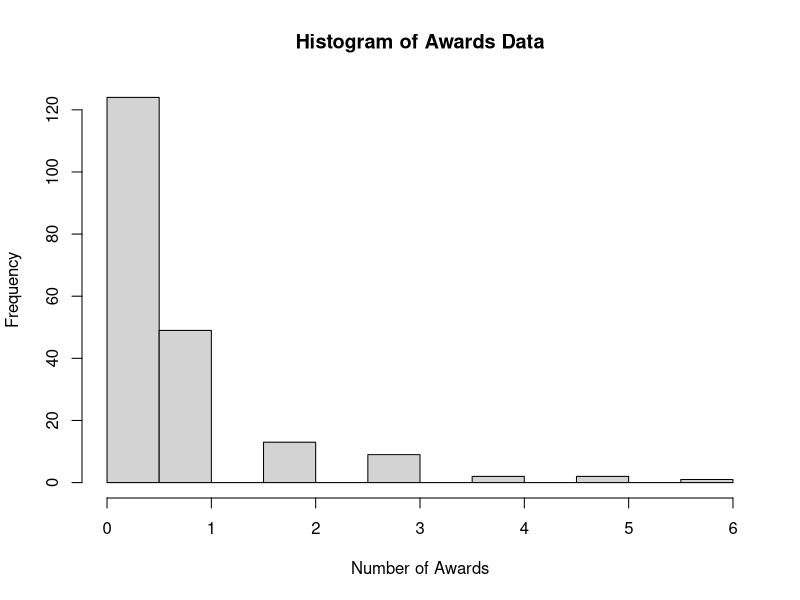
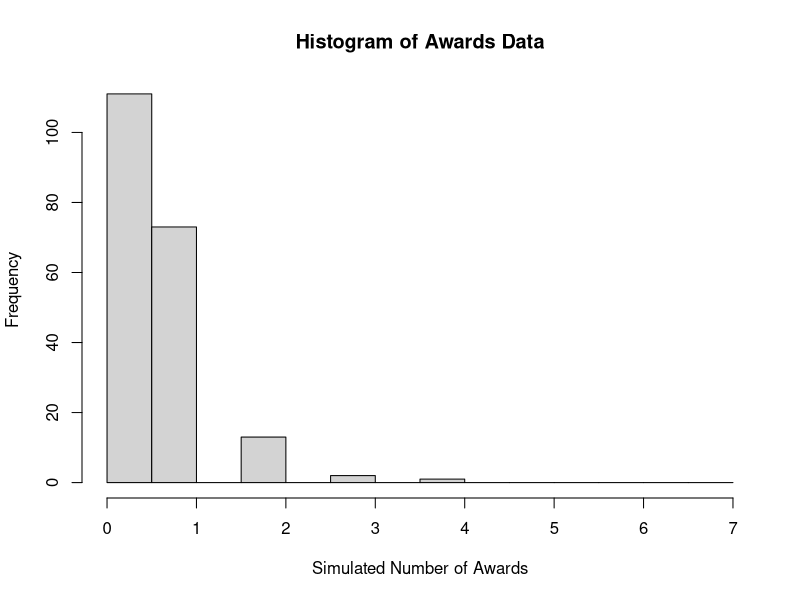
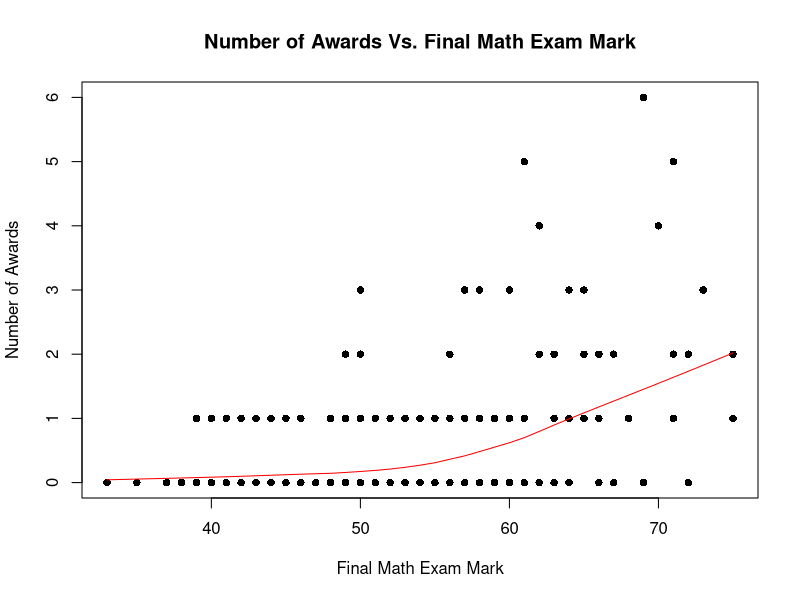
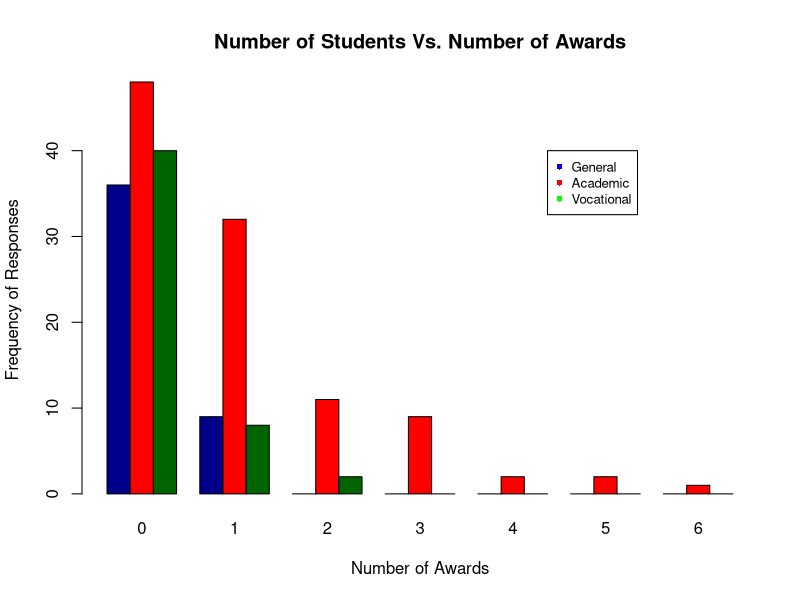
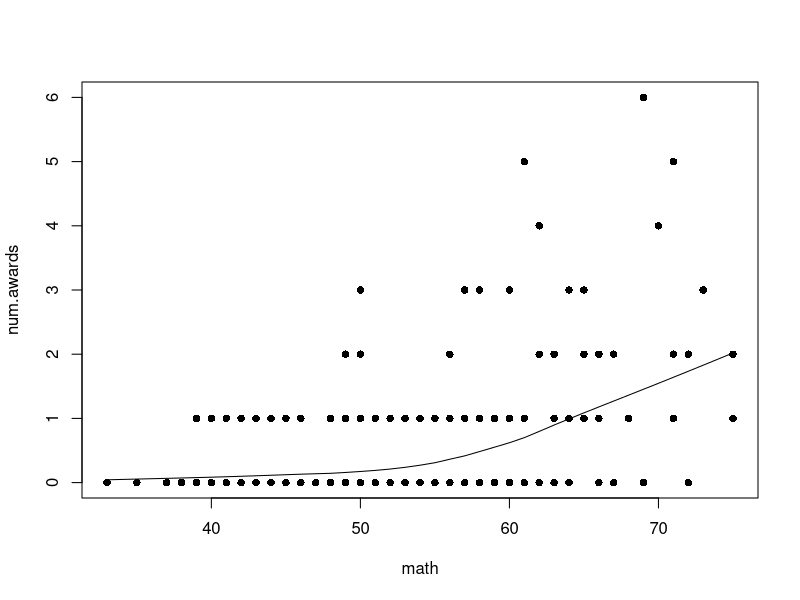
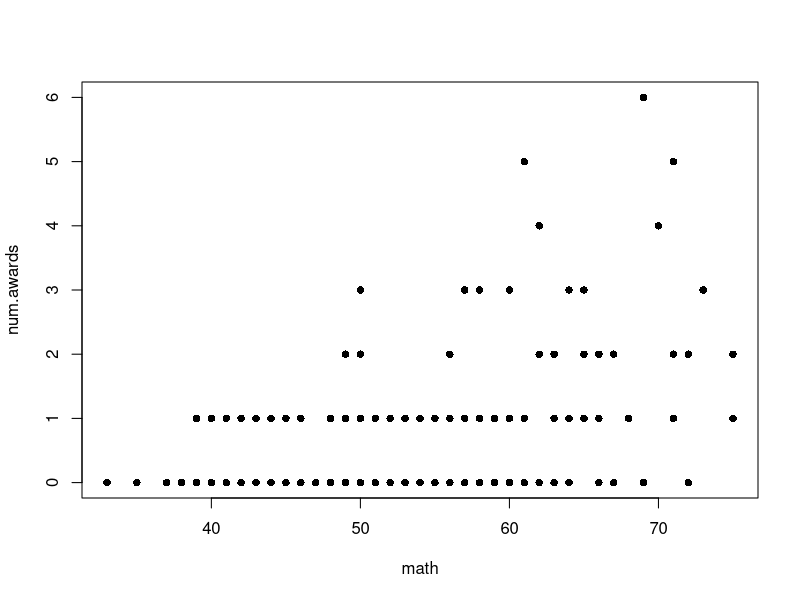
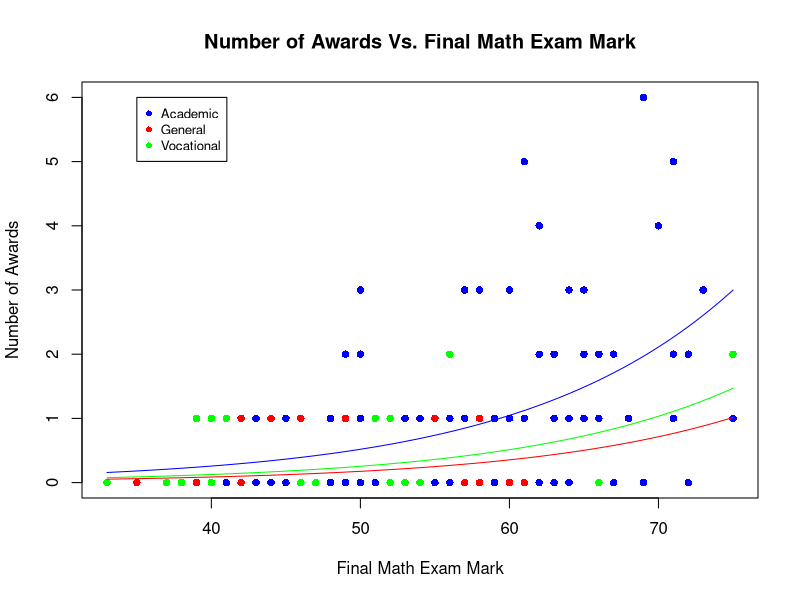

Reproduce these figures in R, in order.
###################################
# ASSIGNMENT 9 - POISSON REGRESSION
# Instructor: Martha Essak
# Gurpal Bisra
# Student Number: 69295061 
# Nov. 21, 2016
###################################

# 1. What are your predictions (with explanation) regarding the relationships between explanatory variables and the response variable? (1 mark)

#----------------------------------------------------------------------------------------------

######################
# IMPORT DATA
######################

# 2. Import the data and change program to a factor using the factor command (change the labels to make them more informative).

mydata <- read.csv("awards_data.csv", header=TRUE)

str(mydata)
# > str(mydata)
# 'data.frame':	200 obs. of  4 variables:
# $ id        : int  1 2 3 4 5 6 7 8 9 10 ...
# $ num.awards: int  0 0 0 1 1 0 1 0 0 1 ...
# $ prog      : int  3 3 2 2 2 2 2 2 3 1 ...
# $ math      : int  40 33 48 41 43 46 59 52 52 49 ...

mydata$program <- as.factor(mydata$prog)
str(mydata)
# 'data.frame':	200 obs. of  5 variables:
# $ id        : int  1 2 3 4 5 6 7 8 9 10 ...
# $ num.awards: int  0 0 0 1 1 0 1 0 0 1 ...
# $ prog      : int  3 3 2 2 2 2 2 2 3 1 ...
# $ math      : int  40 33 48 41 43 46 59 52 52 49 ...
# $ program   : Factor w/ 3 levels "1","2","3": 3 3 2 2 2 2 2 2 3 1 ... 

#----------------------------------------------------------------------------------------------

# 3. Create a histogram of the responses. Do you think this follows a Poisson distribution? Why or why not? (1 mark)

# response variable
hist(mydata$num.awards, main = "Histogram of Awards Data", xlab="Number of Awards", ylab="Frequency")

# Do you think the data follows a Poisson distribution?

# You could simulate data that follows a Poisson distribution to check.
mean(mydata$num.awards) # 0.63
nrow(mydata) # 200
# have 200 observations

# now, simulate data to see if histogram is Poisson
poisson.sim.data <- rpois(200, 0.63)
hist(poisson.sim.data, breaks=seq(0, 7, by=0.5), ylim=c(0,110), main = "Histogram of Awards Data", xlab="Simulated Number of Awards", ylab="Frequency")

# now, fewer zeros
# more values in middle
# not perfect poisson distribution, was randomly generated (changes each time)
# gives idea of what our data should look like
# now, looks right-skewed, but variance might be larger than mean so use goodness of fit

# For our data, is the mean equal to the variance?
var(mydata$num.awards) # 1.108643

#----------------------------------------------------------------------------------------------

######################
# DATA VISUALIZATION
######################

# 4. Create a scatterplot of the response variable against the continuous explanatory variable with a lowess line. Does this indicate that math score would be a good explanatory variable? (1 mark)

# What is the potential relationship between carapace width and satellite males?
plot(num.awards ~ math, data=mydata, pch=16, main = "Number of Awards Vs. Final Math Exam Mark", xlab="Final Math Exam Mark", ylab="Number of Awards")
lines(lowess(mydata$math, mydata$num.awards, delta = 0.1), col = "red")
# higher math marks indicate higher number of awards
# since the data is scattered, it seems as though it's hard to conclude the math score is a good explanatory variable
# it would be difficult to create a MLR as the assumptions would be hard to meet

#----------------------------------------------------------------------------------------------

# 5. Create a grouped bar plot that shows the frequency of different responses, grouped by program. Does it look like each category level follows a Poisson distribution? In the caption, explain how each category level is represented on the graph. (1 mark)

# Plot the response variable against program (a categorical variable)

barplot(table(mydata$program, mydata$num.awards), beside=TRUE, col=c("darkblue","red", "darkgreen"), main = "Number of Students Vs. Number of Awards", xlab="Number of Awards", ylab="Frequency of Responses")
legend(20, 40, legend=c("General", "Academic", "Vocational"),
       col=c("Blue", "Red", "Green"), pch=16:16, cex=0.8)
# yes, the response variable against the programs (i.e. 1, 2, 3) do appear as Poission distributions.

#----------------------------------------------------------------------------------------------

# 6. What is the mean of awards received per student for the different programs (general, academic, vocational)? Use the tapply function for this. Does this indicate that program would be a good explanatory variable? (0.5 marks)

tapply(mydata$num.awards, mydata$program, mean)
# 1    2    3 
# 0.20 1.00 0.24 

prog.means <- tapply(mydata$num.awards, mydata$prog, FUN = "mean")
prog.means

# yes, it would be a good explanatory variable because academic is expected to be the highest

#----------------------------------------------------------------------------------------------

# 7. Fit a null model. What is the value of the intercept? Backtransform this value using the appropriate backtransformation for Poisson regression. What does this value represent? (0.5 marks)

###############
# MODELS
###############

# null model
mean(mydata$num.awards) # 0.63

z.null <- glm(num.awards ~ 1, data=mydata, family="poisson"(link="log"))
summary(z.null)

# intercept = -0.46204
exp(-0.46204) # 0.6299971

# the value represents the mean value of the null model given the num.awards
# the vaule is ~ the mean of num.awards

#----------------------------------------------------------------------------------------------

# 8. Fit a model with math score as the explanatory variable (Model A). Test the significance of the regression using a likelihood ratio test (include all four steps of your hypothesis test). Write the full calculation for the likelihood ratio test statistic (based on log likelihood values from R). (1 mark)

# create a model using math score
plot(num.awards ~ math, data=mydata, pch=16)
lines(lowess(mydata$math, mydata$num.awards))

z.1 <- glm(num.awards ~ math, data=mydata, family="poisson"(link="log"))
summary(z.1)
# here, see the residual variance and dfs****

# test the significance of the model (compare to null model)
anova(z.1, z.null, test="Chi")
# p = 2.2e-16
# significant, so better than null model, so candidate of x possible

# Step 1:
# H0: No difference between the two models (restriction is justified -> use simpler model)
# H1: The two models have significantly different likelihoods (restriction is not justified -> use more complex model)

# Step 2: Calculate the G-statistic
-2*(logLik(z.null)-logLik(z.1))
# 'log Lik.' 83.65093 (df=1)

# Step 3: Compare the Chi-statistic
# p-value = 2.2e-16 < a = 0.05
# X^1(1,1-0.05) = 3.84 < G = 83.65093

# Step 4: Therefore, the regression is significant. Iw ill reject the null hypothesis and so go with the more complex model which includes math marks as an explanatory variable. 

#----------------------------------------------------------------------------------------------

# 9. Fit a model with math score and program as explanatory variables (Model B); include the interaction term. Test the significance of the regression using a likelihood ratio test. Test the significance of the regression using a likelihood ratio test (include all four steps of your hypothesis test). Write the full calculation for the likelihood ratio test statistic (based on log likelihood values from R). (1 mark)

z.2 <- glm(num.awards ~ math + program + math*program, data=mydata, family="poisson"(link="log"))
summary(z.2)
# here, see the residual variance and dfs****

# test the significance of the model (compare to null model)
anova(z.2, z.null, test="Chi")
# p = 2.2e-16
# significant, so better than null model, so candidate of x possible

# Step 1: Hypothesis
# H0: No difference between the two models (restriction is justified -> use simpler model)
# H1: The two models have significantly different likelihoods (restriction is not justified -> use more complex model)

# Step 2: Calculate the G-statistic
-2*(logLik(z.null)-logLik(z.2))
# 'log Lik.' 98.57062 (df=1)

# Step 3: Compare the Chi-statistic
# p-value = 2.2e-16 < a = 0.05
# X^1(3,1-0.05) = 7.81 < G = 98.57062

# Step 4: Therefore, the regression is significant. Iw ill reject the null hypothesis and so go with the more complex model which includes math marks, one's program type, and the interaction between math and one's program type as the explanatory variable.s 

#----------------------------------------------------------------------------------------------

# 10. Test each variable in Model B using likelihood ratio tests (include all four steps of your hypothesis test). Write the full calculation for the likelihood ratio test statistic (based on log likelihood values from R). What do you conclude about the explanatory variables in Model B? Is model B a good model? (2 marks)

# z.1 <- glm(num.awards ~ math, data=mydata, family="poisson"(link="log"))
# y = bo + b1*math  (df = 1)
# z.2 <- glm(num.awards ~ math + program + math*program, data=mydata, family="poisson"(link="log"))
# y = bo + b1*prog.1 + b2*prog.2 + b3*math + b4*prog.1*math + b5*prog.2*math    (df = 5)
#           x1 x2
# level 3   1  0
# level 2   0  1
# level 1   0  0  
z.3 <- glm(num.awards ~ program, data=mydata, family="poisson"(link="log"))
# y = bo + b1*prog.1 + b2*prog.2    (df = 3)

### COMPARING MODELS 1 AND 2

# HO: No difference between the two models (restriction is justified so use simpler model)
# H1: The two models have significantly different likelihoods (restriction is not justified os use more complex model)

# Step 2: Calculate G-statistic
-2*(logLik(z.1)-logLik(z.2))
# 'log Lik.' 14.91968

# Step 3: Compare to Chi-statistic
anova(z.2, z.1, test="Chi")
# p-value = 0.004871) < (a = 0.05) 
# (X^2,4,1-a) = 9.49 < 14.91968

# Step 4: Therefore, the more complex model is significantly better. I reject the null hypothesis and the so go with more complex model which includes the variable math mark in model.

### COMPARING MODELS 3 AND 2

# Step 1: Hypothesis
# H0: No difference between the two models (restriction is justified so use simpler model)
# H1: The two models have significantly different likelihoods (restriction is not justified so use more complex model)

# Step 2: Calculate G-statistic
-2*(logLik(z.3)-logLik(z.2))
# 'log Lik.' 45.35836 (df=3)
# the df carried over so you cannot predict the df value, so ignore this df
# still just count the number of terms you drop

# Step 3: Compare to Chi-statistic 
anova(z.2, z.3, test="Chi")
# p-value = 0.004871) < (a = 0.05) 
# (X^2,3,1-a) = 7.81 < 45.35836

# Step 4: Therefore, the more complex model is significantly better. I reject the null hypothesis and the so go with more complex model which includes the variable program in model.

#----------------------------------------------------------------------------------------------

# 11. Fit a model with math score and program as explanatory variables excluding the interaction term (Model C). Test the significance of the interaction term using a likelihood ratio test comparing model B and C. (1 mark)

z.4 <- glm(num.awards ~ math + program, data=mydata, family="poisson"(link="log"))
# y = bo + b1*prog.1 + b2*prog.2 + b3*math (df = 3)
#           x1 x2
# level 3   1  0
# level 2   0  1
# level 1   0  0  

### COMPARING MODELS 4 AND 2

# Step 1: Hypothesis
# H0: No difference between the two models (restriction is justified so use simpler model)
# H1: The two models have significantly different likelihoods (restriction is not justified so use more complex model)

# Step 2: Calculate G-statistic
-2*(logLik(z.4)-logLik(z.2))
# 'log Lik.' 0.3480014 (df=4)
# the df carried over so you cannot predict the df value, so ignore this df
# still just count the number of terms you drop

# Step 3: Compare to Chi-statistic 
anova(z.2, z.4, test="Chi")
# p-value = 0.8403) > (a = 0.05)
# (X^1,4,1-a) = 3.84 > 0.3480014

# Step 4: Therefore, the less complex model is significantly better. I fail to reject the null hypothesis and the so go with less complex model which includes the variables math mark and program in model but not the interaction term.

#----------------------------------------------------------------------------------------------

# 12. Write the equation of the final model with the values of the co-efficients. (1 mark)

# num.awards = bo + b1*prog.1 + b2*prog.2 + b3*math (df = 3)
#           x1 x2
# level 3   1  0
# level 2   0  1
# level 1   0  0  
summary(z.4)
# Coefficients:
# Estimate Std. Error z value Pr(>|z|)    
#    (Intercept) -5.24712    0.65845  -7.969 1.60e-15 ***
#    math         0.07015    0.01060   6.619 3.63e-11 ***
#    program2     1.08386    0.35825   3.025  0.00248 ** 
#    program3     0.36981    0.44107   0.838  0.40179        

# Equation: ln(num.awards)_hat = -5.24712 + 0.07015*math + 1.08386*prog.2 + 0.36981*prog.3
# programs 1 and 3 are not statistically different

#----------------------------------------------------------------------------------------------

# 13. Define the terms overdispersion and underdispersion (use graphs or sketches to supplement your explanation). (1 mark)

# slide 13

#----------------------------------------------------------------------------------------------

# 14. Calculate the residual deviance / degrees of freedom. Do you see any evidence for overdispersion or underdispersion in your final model? (1 mark)

# Does the model have overdispersion?
summary(z.4)
# (Dispersion parameter for poisson family taken to be 1)
# Null deviance: 287.67  on 199  degrees of freedom
# Residual deviance: 189.45  on 196  degrees of freedom
# AIC: 373.5
residual.deviance.df = 189.45/196
residual.deviance.df
# [1] 0.9665816
# Residual deviance / df < 1.5
# therefore, our value is < 1.5 so we do not have evidence for overdispersion

# regarding underdispersion, we seek values that well below 1, here it is not low enough

#----------------------------------------------------------------------------------------------

# 15. Create a scatterplot of the response variable against the math score with program shown in different colors. Add the lines (in the matching color) of the model fit. (1 mark)

############################
# PLOTS TO SHOW MODEL FIT
############################

# PLOT WITH MODEL FIT

xnew <- seq(min(mydata$math), max(mydata$math), length.out = 100)
xnew

# bind rows of 3 levels which must be data frames
xnew.2 <- rbind(as.data.frame(xnew), as.data.frame(xnew), as.data.frame(xnew))

# now assign program number to each section
programs <- as.data.frame(c(rep(1, 100), rep(2,100), rep(3,100)))

# now column bind 
new.data <- cbind(xnew.2, programs)
# now give fancy column names
names(new.data) <- c("math", "program")
new.data$program <- as.factor(new.data$program)

ynew <- predict(z.4, data.frame(new.data), type="response")
ynew

new.data.2 <- cbind(new.data, ynew)

plot(num.awards ~ math, data=mydata, pch=16)

# Subset the new data into the different colors
mydata.col.1 <- subset(new.data.2, new.data.2$program == "1")
mydata.col.2 <- subset(new.data.2, new.data.2$program == "2")
mydata.col.3 <- subset(new.data.2, new.data.2$program == "3")

# Plot the data and model fit with color coding
plot(num.awards ~ math, data=mydata, pch=16, col = c("red", "blue", "green")[as.factor(mydata$program)], main = "Number of Awards Vs. Final Math Exam Mark", xlab="Final Math Exam Mark", ylab="Number of Awards")
legend(35, 6, legend=c("Academic", "General", "Vocational"),
       col=c("Blue", "Red", "Green"), pch=16:16, cex=0.8)
lines(mydata.col.1$math, mydata.col.1$ynew, lty=1, col="red")
lines(mydata.col.2$math, mydata.col.2$ynew, lty=1, col="blue")
lines(mydata.col.3$math, mydata.col.3$ynew, lty=1, col="green")

#----------------------------------------------------------------------------------------------

# 16. What are your observations from the graph? How do these observations relate to the co-efficients from the model? (2 marks)

#----------------------------------------------------------------------------------------------

# 17. The school is wondering about adding 5 new scholarships. Give your opinion about how the scholarships should be distributed among the programs. Discuss: how the program(s) you chose would benefit the most from the additional scholarships, and which criteria should be used for determining who receives the scholarship. Justify your opinion based on the results of your analyses and how you define the primary objective when giving scholarships. (2 marks)